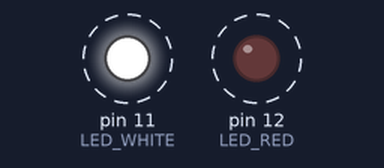
Bench run of a sketch on a simulated Arduino Uno, built with avr-gcc and run on an emulated ATmega328P. Parts: output pins drawn as LEDs (lit = HIGH). Dashed ring = blinking.

Above: at 0.5 s.
Timing chart, 0 to 4.6 s (numbered marks = the images above):
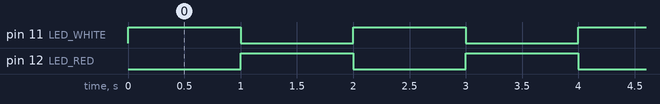

The sketch:

Story2MissionToMars.ino
```cpp
int LED_WHITE = 11;
int LED_RED = 12;
void setup() {
 pinMode(LED_WHITE, OUTPUT);
 pinMode(LED_RED, OUTPUT);
}

void loop() {
  digitalWrite(LED_WHITE, HIGH);
  digitalWrite(LED_RED, LOW);
  delay(1000);
  digitalWrite(LED_WHITE, LOW);
  digitalWrite (LED_RED, HIGH);
  delay(1000);
}
```

Measured:
- by itself, pin 11 (LED_WHITE), pin 12 (LED_RED): alternates HIGH for 1.0 s and LOW for 1.0 s
